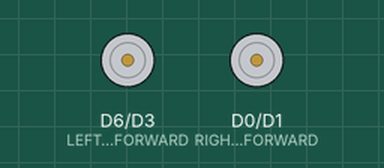
A sketch run on a simulated ESP8266 (NodeMCU). Parts: motor-driver pin pairs drawn as motors (green arrow = first pin HIGH = forward, orange = second pin HIGH = backward, longer = more drive, scaled by the enable pin).

Above: at 0.1 s.
At 5.1 s:
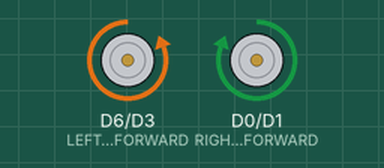
Timing chart, 0 to 6.6 s (numbered marks = the images above):
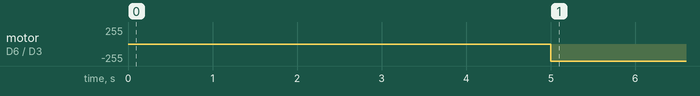

Measured:
- by itself, motor on D6 (LEFT_MOTORS_FORWARD) / D3 (LEFT_MOTORS_REVERSE): stopped → backward 255/255 at 5.0 s

The sketch:

ROVER-TEST.ino
```cpp
#define RIGHT_MOTORS_ENABLE D2
#define RIGHT_MOTORS_FORWARD D0
#define RIGHT_MOTORS_REVERSE D1

#define LEFT_MOTORS_ENABLE D5
#define LEFT_MOTORS_FORWARD D6
#define LEFT_MOTORS_REVERSE D3


void setup() {
  pinMode(LEFT_MOTORS_ENABLE, OUTPUT);
  pinMode(LEFT_MOTORS_FORWARD, OUTPUT);
  pinMode(LEFT_MOTORS_REVERSE, OUTPUT);
  digitalWrite(LEFT_MOTORS_ENABLE, HIGH);

  pinMode(RIGHT_MOTORS_ENABLE, OUTPUT);
  pinMode(RIGHT_MOTORS_FORWARD, OUTPUT);
  pinMode(RIGHT_MOTORS_REVERSE, OUTPUT);
  digitalWrite(RIGHT_MOTORS_ENABLE, HIGH);
  delay(5000);
}

void loop() {
  digitalWrite(RIGHT_MOTORS_FORWARD, HIGH);
  digitalWrite(LEFT_MOTORS_FORWARD, LOW);
  digitalWrite(RIGHT_MOTORS_REVERSE, LOW);
  digitalWrite(LEFT_MOTORS_REVERSE, HIGH);
  delay(1000);
}
```
